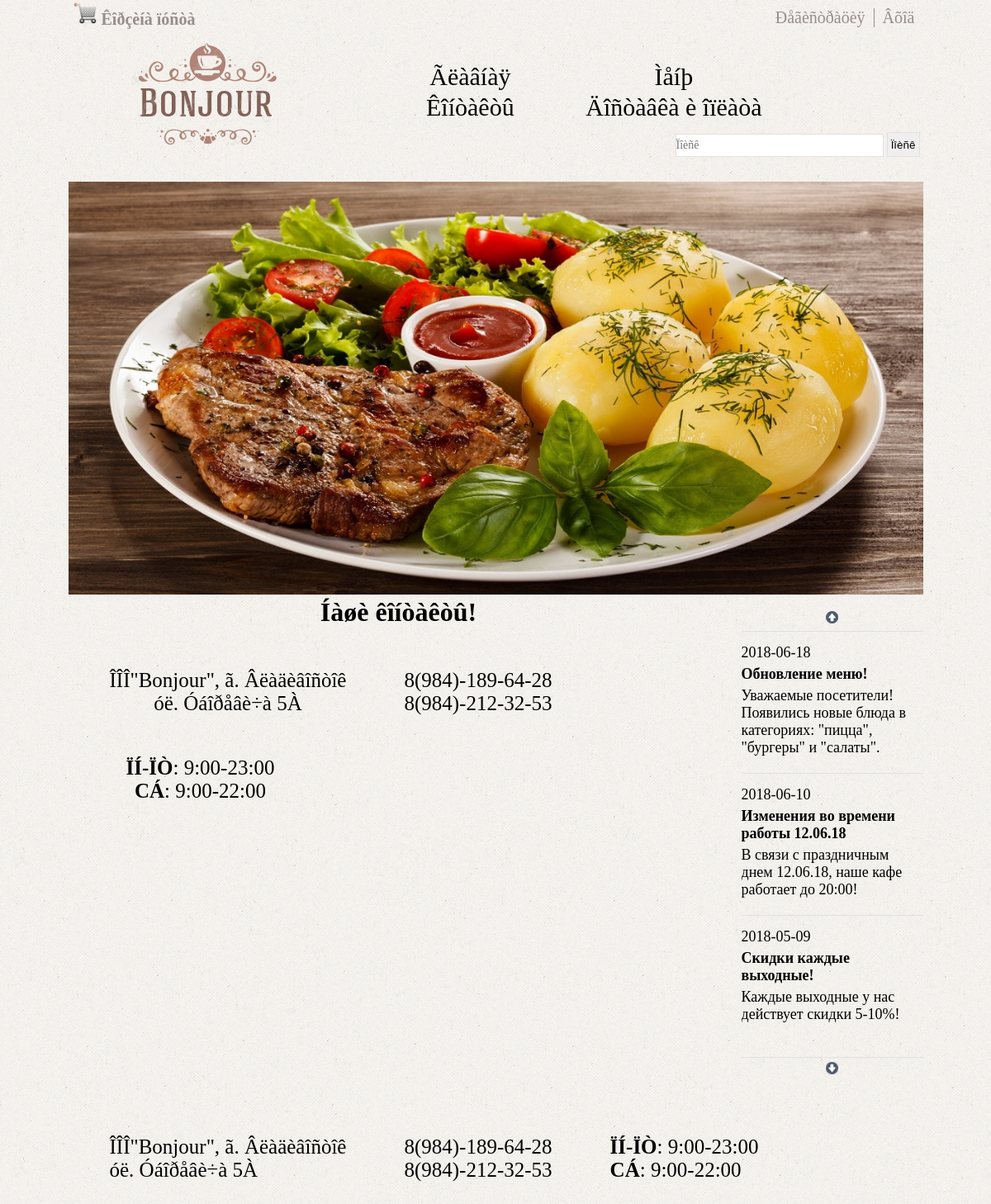
/contacts.php, run on the app's committed database.
### tables this page shows
CREATE TABLE IF NOT EXISTS `news` (
  `id` int(11) NOT NULL AUTO_INCREMENT,
  `title` varchar(255) NOT NULL,
  `text` text NOT NULL,
  `date` date NOT NULL,
  PRIMARY KEY (`id`)
);

### include/block-news.php (the view)
<div id="block-news">
<center><img id="news-prev" src="../images/up.png"/></center>
<div id="newsticker">
<ul>
<?php
    $result = mysql_query("SELECT * FROM news ORDER BY date DESC", $link);
    if (mysql_num_rows($result) > 0)
    {
        $row = mysql_fetch_array($result);
        do
        {
            echo '
            <li>
            <span>'.$row["date"].'</span>
            <a href="#">'.$row["title"].'</a>
            <p>'.$row["text"].'</p>
            </li>
            ';
        }
        while ($row = mysql_fetch_array($result));
    }
?>
</ul>
</div>
<center><img id="news-next" src="../images/down.png"/></center>
</div>

### css/style.css (style rules this page uses)
#block-news { width: 220px; height: auto; margin-top: 15px; margin-bottom: 15px; }
#newsticker { width: 220px; border-top: 1px solid #E1E1E2 ; }
#newsticker p { font: 18px Monotype Corsiva; margin-top: 5px; margin-bottom: 5px; }
#newsticker li { border-bottom: 1px solid #E1E1E2; padding-top: 15px; padding-bottom: 15px; }
#newsticker a { color: black; font: bold 18px Monotype Corsiva; text-decoration: none; }
#newsticker span { font: 18px Monotype Corsiva; padding-bottom: 5px; display: block; }
#news-prev { margin-top: 5px; margin-bottom: 5px; cursor: pointer; }
#news-next { margin-top: 5px; margin-bottom: 5px; cursor: pointer; }

### data on the page
news: date "2018-06-18", title "Обновление меню!", text "Уважаемые посетители! Появились новые блюда в категориях: \"пицца\", \"бургеры\" и \"салаты\"."
news: date "2018-06-10", title "Изменения во времени работы 12.06.18", text "В связи с праздничным днем 12.06.18, наше кафе работает до 20:00!"
news: date "2018-05-09", title "Скидки каждые выходные!", text "Каждые выходные у нас действует скидки 5-10%!"
